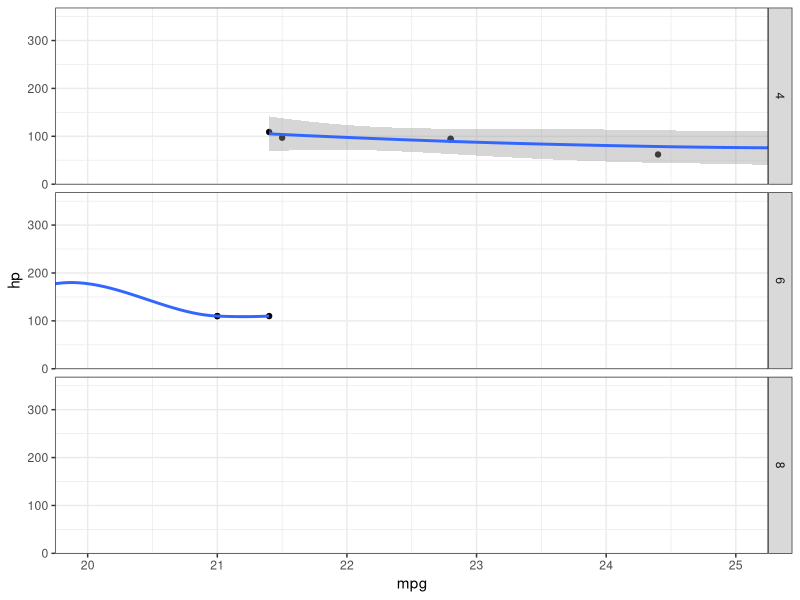

Reproduce this figure in R.
#install.packages(ggplot2)

library(ggplot2)

#DATA
#AESTHETICS
#GEOMETRIES
#FACETS
#STATISTICS
#COORDINATES
#THEMES

#Data and aesthetics and geometry
pl <- ggplot(mtcars,aes(x=mpg,y=hp)) + geom_point()

#Facets and Statistics
pl1 <- pl + facet_grid(cyl~.) +stat_smooth()

#Coordinates and Themes
pl2 <- pl1 + coord_cartesian(xlim=c(20,25)) + theme_bw()

pl2